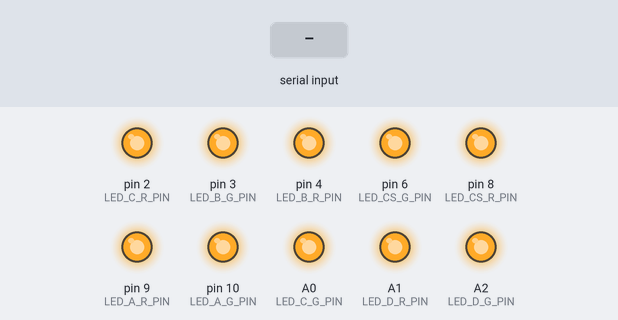
A sketch run on a simulated Arduino Uno, built with avr-gcc and run on an emulated ATmega328P. On the bench: output pins drawn as LEDs (lit = HIGH). The inputs (shaded band) are chosen by the test bench. What the sketch prints to the serial monitor is not drawn.

Above: at 1.2 s.
1.3 s: "N1" received over the second serial link
At 2.5 s:
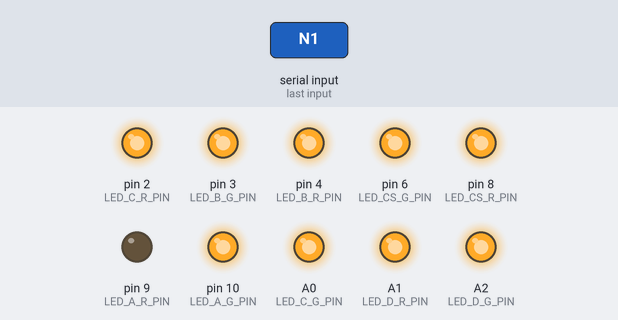
2.8 s: "F1" received over the second serial link
At 3.7 s:
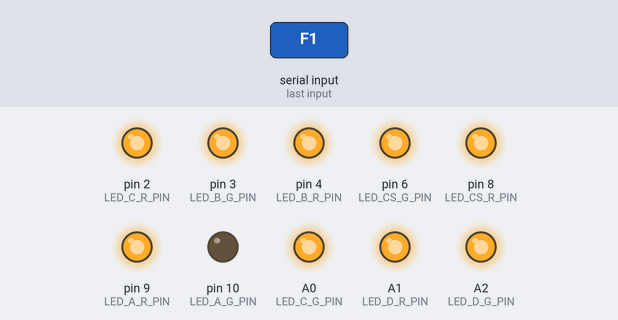
4.3 s: "ON2" received over the second serial link
At 5.4 s:
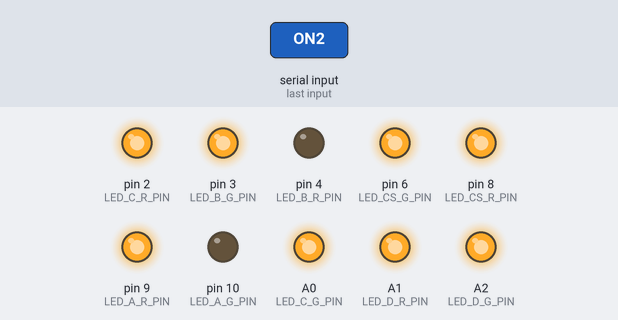
5.8 s: "OFF2" received over the second serial link
At 6.4 s:
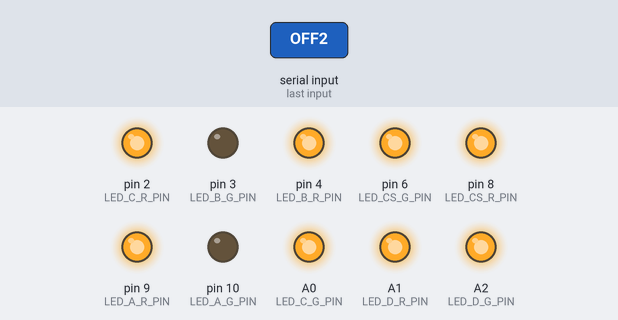
7.3 s: "ON1" received over the second serial link
At 7.8 s:
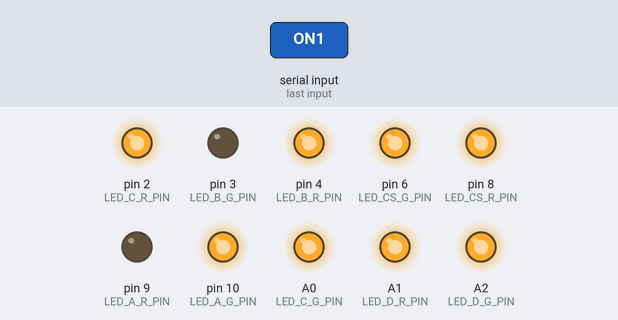
8.8 s: "N2" received over the second serial link
At 9.5 s:
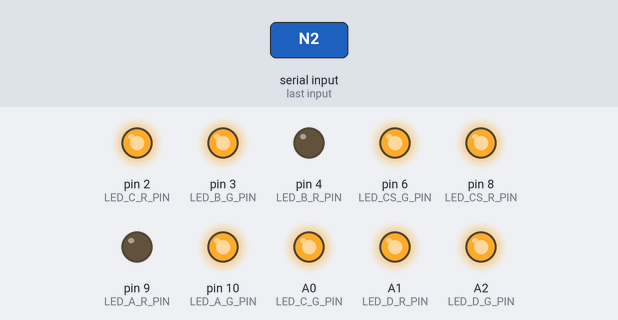
Timing chart, 0 to 11.3 s (numbered marks = the images above; inputs shaded):
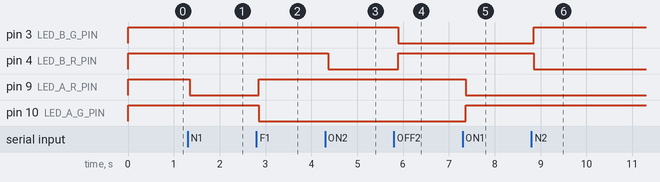

The sketch:

main.ino
```cpp
/*
  블루투스(HC-06) 2색 LED 제어 시스템

  - 로직: 타임아웃(Timeout) 기반
    '\n' 문자 없이, 문자 수신이 잠시(COMMAND_TIMEOUT_MS) 멈추면
    그동안 수집된 문자열을 하나의 명령어로 간주하여 처리합니다.
    (예: 'O', 'N', '6' 순서로 수신 -> 50ms 대기 -> "ON6" 명령어 처리)
*/

#include <SoftwareSerial.h>

// 1. 블루투스 핀 정의 (RX:11, TX:12)
const int BT_RX_PIN = 11; // 아두이노 RX핀 (HC-06의 TX핀과 연결)
const int BT_TX_PIN = 12; // 아두이노 TX핀 (HC-06의 RX핀과 연결, 저항분배!)
SoftwareSerial btSerial(BT_RX_PIN, BT_TX_PIN); // (아두이노 RX, TX)

// 2. 불꽃 감지 센서 핀
const int FLAME_PIN = 7;

// 3. LED 핀 정의 (R: Red, G: Green)
const int LED_A_R_PIN = 9;
const int LED_A_G_PIN = 10;
const int LED_B_R_PIN = 4;
const int LED_B_G_PIN = 3;
const int LED_C_R_PIN = 2;
const int LED_C_G_PIN = A0;
const int LED_D_R_PIN = A1;
const int LED_D_G_PIN = A2;
const int LED_CS_R_PIN = 8;
const int LED_CS_G_PIN = 6;

// 4. LED 상태 식별을 위한 상수
const int STATE_OFF = 0;   // 꺼짐
const int STATE_RED = 1;   // 빨강
const int STATE_GREEN = 2; // 초록

// 5. 블루투스 수신용 변수
String btCommand = "";
unsigned long lastCharTime = 0; // 마지막 문자를 수신한 시간
const long COMMAND_TIMEOUT_MS = 50; // 50ms(0.05초) 동안 새 문자가 없으면 타임아웃

// --------------------------------------------------
//  setup() : 초기 설정
// --------------------------------------------------
void setup() {
  Serial.begin(9600);
  Serial.println("시스템 준비 완료. (타임아웃 로직)");
  btSerial.begin(9600);

  pinMode(FLAME_PIN, INPUT);

  pinMode(LED_A_R_PIN, OUTPUT);
  pinMode(LED_A_G_PIN, OUTPUT);
  pinMode(LED_B_R_PIN, OUTPUT);
  pinMode(LED_B_G_PIN, OUTPUT);
  pinMode(LED_C_R_PIN, OUTPUT);
  pinMode(LED_C_G_PIN, OUTPUT);
  pinMode(LED_D_R_PIN, OUTPUT);
  pinMode(LED_D_G_PIN, OUTPUT);
  pinMode(LED_CS_R_PIN, OUTPUT);
  pinMode(LED_CS_G_PIN, OUTPUT);

  setAllLedsOff();
}

// --------------------------------------------------
//  loop() : 메인 루프 (타임아웃 로직 적용)
// --------------------------------------------------
void loop() {

  // --- 1. 문자 수신 처리 ---
  if (btSerial.available()) {
    char c = btSerial.read(); // 1글자 읽기

    // 디버깅: 수신된 문자 즉시 표시
    Serial.print("DEBUG -> 수신: '");
    Serial.print(c);
    Serial.print("' (");
    Serial.print((int)c);
    Serial.println(")");

    // '\n'이나 '\r' 같은 제어 문자는 무시하고, 화면에 보이는 문자만 명령어에 추가
    if (c >= ' ') {
      btCommand += c;
      lastCharTime = millis(); // (중요) 마지막 문자 수신 시간 갱신
    }
  }

  // --- 2. 타임아웃 확인 처리 ---
  // (btSerial.available() 바깥에 있어야 함. 수신이 없을 때 타임아웃을 확인)

  // 조건: (명령어가 1글자 이상 있고) AND (현재시간 - 마지막문자시간 > 타임아웃시간)
  if (btCommand.length() > 0 && (millis() - lastCharTime > COMMAND_TIMEOUT_MS)) {

    Serial.print("명령어 완성 (타임아웃): ");
    Serial.println(btCommand);

    // 완성된 문자열(예: "ON6")로 명령어 처리 함수 호출
    processCommand(btCommand);

    // 다음 명령어를 받기 위해 버퍼를 비웁니다.
    btCommand = "";
  }

  // (선택) 불꽃 감지 센서 로직
  // ...
}

// --------------------------------------------------
//  processCommand() : 수신된 명령어 처리
// (로그에서 확인된 "ONx"와 기존 "Nx/Fx"를 모두 처리하도록 강화)
// --------------------------------------------------
void processCommand(String command) {
  if (command == "N1" || command == "ON1") {
    setLedA(STATE_RED);
  } else if (command == "F1" || command == "OFF1") {
    setLedA(STATE_GREEN);
  } else if (command == "N2" || command == "ON2") {
    setLedB(STATE_RED);
  } else if (command == "F2" || command == "OFF2") {
    setLedB(STATE_GREEN);
  } else if (command == "N3" || command == "ON3") {
    setLedC(STATE_RED);
  } else if (command == "F3" || command == "OFF3") {
    setLedC(STATE_GREEN);
  } else if (command == "N4" || command == "ON4") {
    setLedD(STATE_RED);
  } else if (command == "F4" || command == "OFF4") {
    setLedD(STATE_GREEN);
  } else if (command == "N5" || command == "ON5") {
    setLedCS(STATE_RED);
  } else if (command == "F5" || command == "OFF5") {
    setLedCS(STATE_GREEN);
  } else if (command == "N6" || command == "ON6") { // 평소 ON (ALL GREEN)
    setAllLedsGreen();
  } else if (command == "F6" || command == "OFF6") { // 평소 OFF (ALL OFF)
    setAllLedsOff();
  } else {
    Serial.print("알 수 없는 명령어: ");
    Serial.println(command);
  }
}

// --------------------------------------------------
//  LED 제어 헬퍼 함수 (이하 동일)
// --------------------------------------------------

void setLedA(int state) {
  if (state == STATE_RED) {
    digitalWrite(LED_A_R_PIN, LOW);
    digitalWrite(LED_A_G_PIN, HIGH);
  } else if (state == STATE_GREEN) {
    digitalWrite(LED_A_R_PIN, HIGH);
    digitalWrite(LED_A_G_PIN, LOW);
  } else { // STATE_OFF
    digitalWrite(LED_A_R_PIN, HIGH);
    digitalWrite(LED_A_G_PIN, HIGH);
  }
}

void setLedB(int state) {
  if (state == STATE_RED) {
    digitalWrite(LED_B_R_PIN, LOW);
    digitalWrite(LED_B_G_PIN, HIGH);
  } else if (state == STATE_GREEN) {
    digitalWrite(LED_B_R_PIN, HIGH);
    digitalWrite(LED_B_G_PIN, LOW);
  } else {
    digitalWrite(LED_B_R_PIN, HIGH);
    digitalWrite(LED_B_G_PIN, HIGH);
  }
}

void setLedC(int state) {
  if (state == STATE_RED) {
    digitalWrite(LED_C_R_PIN, LOW);
    digitalWrite(LED_C_G_PIN, HIGH);
  } else if (state == STATE_GREEN) {
    digitalWrite(LED_C_R_PIN, HIGH);
    digitalWrite(LED_C_G_PIN, LOW);
  } else {
    digitalWrite(LED_C_R_PIN, HIGH);
    digitalWrite(LED_C_G_PIN, HIGH);
  }
}

void setLedD(int state) {
  if (state == STATE_RED) {
    digitalWrite(LED_D_R_PIN, LOW);
    digitalWrite(LED_D_G_PIN, HIGH);
  } else if (state == STATE_GREEN) {
    digitalWrite(LED_D_R_PIN, HIGH);
    digitalWrite(LED_D_G_PIN, LOW);
  } else {
    digitalWrite(LED_D_R_PIN, HIGH);
    digitalWrite(LED_D_G_PIN, HIGH);
  }
}

void setLedCS(int state) {
  if (state == STATE_RED) {
    digitalWrite(LED_CS_R_PIN, LOW);
    digitalWrite(LED_CS_G_PIN, HIGH);
  } else if (state == STATE_GREEN) {
    digitalWrite(LED_CS_R_PIN, HIGH);
    digitalWrite(LED_CS_G_PIN, LOW);
  } else {
    digitalWrite(LED_CS_R_PIN, HIGH);
    digitalWrite(LED_CS_G_PIN, HIGH);
  }
}

void setAllLedsGreen() {
  setLedA(STATE_GREEN);
  setLedB(STATE_GREEN);
  setLedC(STATE_GREEN);
  setLedD(STATE_GREEN);
  setLedCS(STATE_GREEN);
}

void setAllLedsOff() {
  setLedA(STATE_OFF);
  setLedB(STATE_OFF);
  setLedC(STATE_OFF);
  setLedD(STATE_OFF);
  setLedCS(STATE_OFF);
}
```

Measured:
- after the input at 1.3 s, pin 9 (LED_A_R_PIN): HIGH → LOW after 0.05 s
- after the input at 2.8 s, pin 9 (LED_A_R_PIN): LOW → HIGH after 0.05 s; pin 10 (LED_A_G_PIN): HIGH → LOW after 0.05 s
- after the input at 4.3 s, pin 4 (LED_B_R_PIN): HIGH → LOW after 0.07 s
- after the input at 5.8 s, pin 3 (LED_B_G_PIN): HIGH → LOW after 0.09 s; pin 4 (LED_B_R_PIN): LOW → HIGH after 0.09 s
- after the input at 7.3 s, pin 9 (LED_A_R_PIN): HIGH → LOW after 0.07 s; pin 10 (LED_A_G_PIN): LOW → HIGH after 0.07 s
- after the input at 8.8 s, pin 3 (LED_B_G_PIN): LOW → HIGH after 0.05 s; pin 4 (LED_B_R_PIN): HIGH → LOW after 0.05 s
